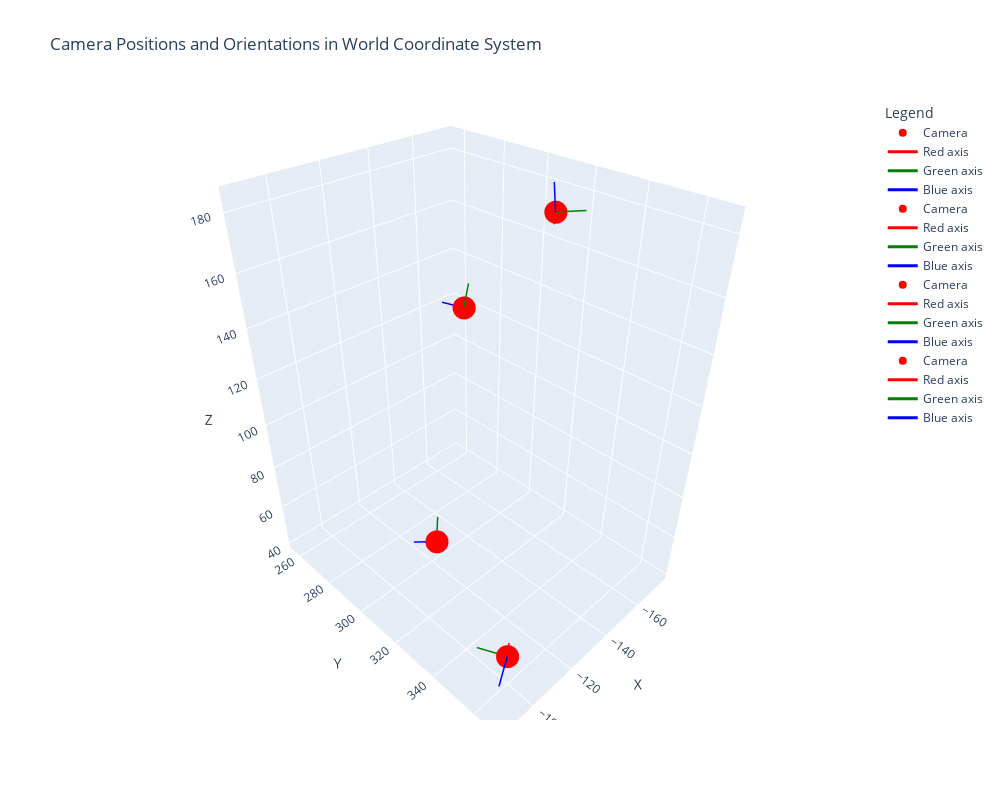

Notebook cell for this chart:
### Code cell
# Visualize camera's position and orientation in world coordinate system using plotly
import plotly.graph_objs as go
import numpy as np


def create_camera_visualization(camera_to_world_xf):
    # Extract camera position (translation)
    camera_pos = camera_to_world_xf[:3, 3]
    
    # Extract camera orientation (rotation)
    camera_x = camera_to_world_xf[:3, 0]
    camera_y = camera_to_world_xf[:3, 1]
    camera_z = camera_to_world_xf[:3, 2]
    
    # Create camera position marker
    camera_marker = go.Scatter3d(
        x=[camera_pos[0]], y=[camera_pos[1]], z=[camera_pos[2]],
        mode='markers',
        marker=dict(size=8, color='red'),
        name='Camera'
    )
    
    # Create camera orientation arrows
    scale = 10  # Scale factor for orientation arrows
    arrows = []
    for axis, color in zip([camera_x, camera_y, camera_z], ['red', 'green', 'blue']):
        arrows.append(go.Scatter3d(
            x=[camera_pos[0], camera_pos[0] + scale * axis[0]],
            y=[camera_pos[1], camera_pos[1] + scale * axis[1]],
            z=[camera_pos[2], camera_pos[2] + scale * axis[2]],
            mode='lines',
            line=dict(color=color, width=3),
            name=f'{color.capitalize()} axis'
        ))
    
    return [camera_marker] + arrows

# Create the main figure
fig = go.Figure()

# Add camera visualizations for each view
for i, view in enumerate(input_frame.views):
    camera_vis = create_camera_visualization(
        view.camera.camera_to_world_xf
    )
    for trace in camera_vis:
        fig.add_trace(trace)
    
    # print(f"Camera {i}:")
    # print(f"  Angle: {view.camera_angle}")
    # print(f"  Focal length: {view.camera.f}")
    # print(f"  Optical center: {view.camera.c}")
    # print(f"  Camera to world transform:\n{view.camera.camera_to_world_xf}")
    # print()

# Set layout
fig.update_layout(
    scene=dict(
        xaxis_title='X',
        yaxis_title='Y',
        zaxis_title='Z',
        aspectmode='data'
    ),
    title="Camera Positions and Orientations in World Coordinate System",
    legend_title="Legend",
    height=800,
    width=1000
)

# Show the plot
fig.show()

### Figure 1 — Plotly figure (JSON) as saved in the notebook; plotly's stock layout.template omitted (floating-point values rounded to 4 significant figures)
{"data": [{"marker": {"color": "red", "size": 8}, "mode": "markers", "name": "Camera", "type": "scatter3d", "x": [-95.23], "y": [363.6], "z": [60.56]}, {"line": {"color": "red", "width": 3}, "mode": "lines", "name": "Red axis", "type": "scatter3d", "x": [-95.23, -93.73], "y": [363.6, 365.4], "z": [60.56, 70.28]}, {"line": {"color": "green", "width": 3}, "mode": "lines", "name": "Green axis", "type": "scatter3d", "x": [-95.23, -90.34], "y": [363.6, 354.9], "z": [60.56, 61.43]}, {"line": {"color": "blue", "width": 3}, "mode": "lines", "name": "Blue axis", "type": "scatter3d", "x": [-95.23, -86.63], "y": [363.6, 368.2], "z": [60.56, 58.37]}, {"marker": {"color": "red", "size": 8}, "mode": "markers", "name": "Camera", "type": "scatter3d", "x": [-124.2], "y": [298.4], "z": [44.55]}, {"line": {"color": "red", "width": 3}, "mode": "lines", "name": "Red axis", "type": "scatter3d", "x": [-124.2, -117.8], "y": [298.4, 300.0], "z": [44.55, 52.12]}, {"line": {"color": "green", "width": 3}, "mode": "lines", "name": "Green axis", "type": "scatter3d", "x": [-124.2, -130.0], "y": [298.4, 293.0], "z": [44.55, 50.58]}, {"line": {"color": "blue", "width": 3}, "mode": "lines", "name": "Blue axis", "type": "scatter3d", "x": [-124.2, -119.1], "y": [298.4, 290.2], "z": [44.55, 42.04]}, {"marker": {"color": "red", "size": 8}, "mode": "markers", "name": "Camera", "type": "scatter3d", "x": [-172.2], "y": [265.8], "z": [120.2]}, {"line": {"color": "red", "width": 3}, "mode": "lines", "name": "Red axis", "type": "scatter3d", "x": [-172.2, -163.6], "y": [265.8, 268.9], "z": [120.2, 124.2]}, {"line": {"color": "green", "width": 3}, "mode": "lines", "name": "Green axis", "type": "scatter3d", "x": [-172.2, -176.1], "y": [265.8, 264.7], "z": [120.2, 129.3]}, {"line": {"color": "blue", "width": 3}, "mode": "lines", "name": "Blue axis", "type": "scatter3d", "x": [-172.2, -169.0], "y": [265.8, 256.3], "z": [120.2, 120.4]}, {"marker": {"color": "red", "size": 8}, "mode": "markers", "name": "Camera", "type": "scatter3d", "x": [-168.7], "y": [312.8], "z": [173.7]}, {"line": {"color": "red", "width": 3}, "mode": "lines", "name": "Red axis", "type": "scatter3d", "x": [-168.7, -160.8], "y": [312.8, 318.9], "z": [173.7, 173.4]}, {"line": {"color": "green", "width": 3}, "mode": "lines", "name": "Green axis", "type": "scatter3d", "x": [-168.7, -174.7], "y": [312.8, 320.7], "z": [173.7, 174.7]}, {"line": {"color": "blue", "width": 3}, "mode": "lines", "name": "Blue axis", "type": "scatter3d", "x": [-168.7, -167.8], "y": [312.8, 312.2], "z": [173.7, 183.6]}], "layout": {"height": 800, "legend": {"title": {"text": "Legend"}}, "scene": {"aspectmode": "data", "xaxis": {"title": {"text": "X"}}, "yaxis": {"title": {"text": "Y"}}, "zaxis": {"title": {"text": "Z"}}}, "title": {"text": "Camera Positions and Orientations in World Coordinate System"}, "width": 1000}}
